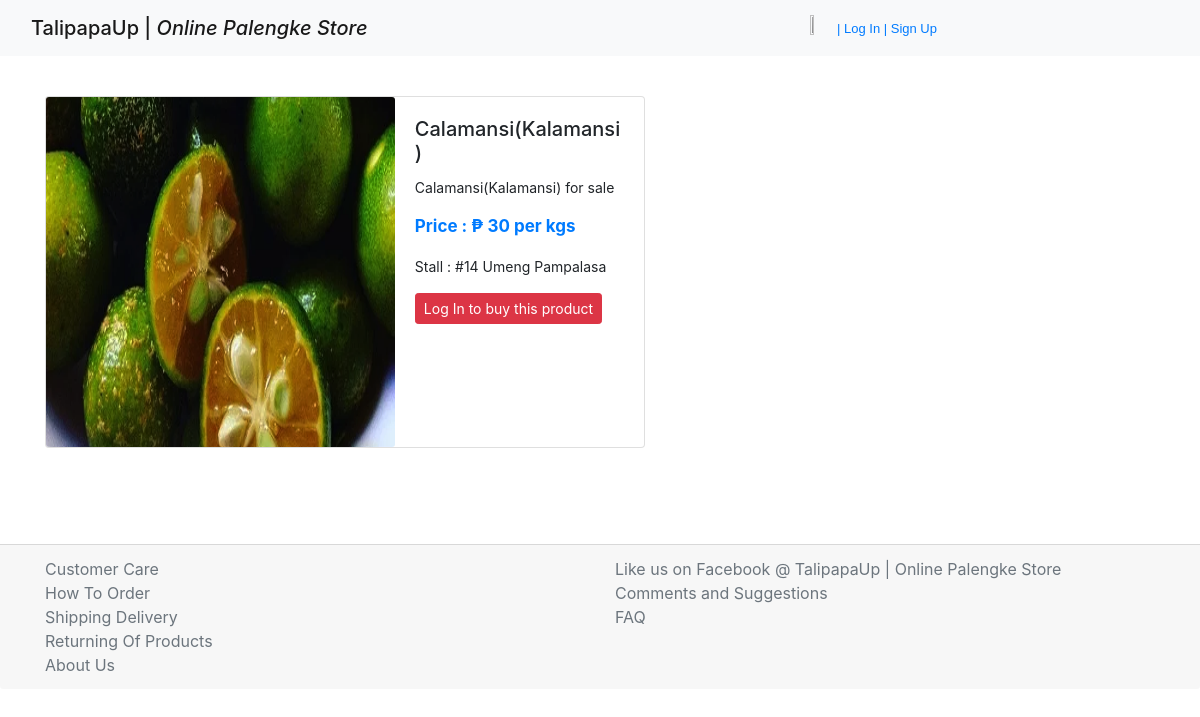
Screenshot of /products/list/15/ with the database file from the repository.
### products/models.py (models this page shows, shortened)
class Product(models.Model):
    measurements = (
        ('kgs', 'kgs'),
        ('pcs', 'pcs'),
    )
    mainimage = models.ImageField(upload_to = 'products/', blank = True)
    name = models.CharField(unique = True, max_length = 300)
    product_id = models.AutoField(primary_key = True)
    stall_address = models.ForeignKey(Stall, on_delete = models.CASCADE)
    category = models.ForeignKey(Category, on_delete = models.CASCADE)
    preview_text = models.TextField(max_length = 300, verbose_name = 'Preview Text')
    detail_text = models.TextField(max_length = 300, verbose_name = 'Detail Text')
    price = models.IntegerField()
    measurement = models.CharField(max_length = 100, choices=measurements)
    class Meta :
        verbose_name = 'Product'
        verbose_name_plural = 'Products'
        ordering = ['name',]

class Stall(models.Model):
    name_of_stall = models.CharField(max_length = 300)
    address = models.CharField(max_length = 300)
    def __str__(self):
        return self.name_of_stall

### products/views.py (the view)
# urls.py: path('products/list/<int:product_id>/', views.ProductDetail, name='productdetail'),
def ProductDetail(request , product_id):
    obj = get_object_or_404(Product, product_id=product_id)
    template_name = "product/detail.html"
    context = {"detail" : obj}
    return render(request, template_name, context)

### products/templates/product/detail.html (shortened to what this page needs)
{% extends 'base.html' %}
{% load static %}
{% block content %}
<br>
<br>
<br>
<br>
<div class="container">
<div class="card mb-4" style="max-width: 600px;">
  <div class="row no-gutters justify-content-center">
    <div class="col-7">
      <img src="{{ detail.mainimage.url }}" class="card-img" alt="..." width="900" height='350'>
    </div>
    <div class="col-5">
      <div class="card-body">
        <h5 class="card-title">{{ detail.name }}</h5>
        <p class="card-text">{{ detail.detail_text }}</p>
          <p class="price card-text text-primary font-weight-bold">Price : ₱ {{ detail.price }} per {{ detail.measurement }}</p>
          <p class="card-text ">Stall : {{ detail.stall_address }}</p>
          {% if user.is_authenticated %}
            <button type="submit" class="buy btn-primary">Buy Now</button>
            <button type="submit" class="buy btn-outline-danger">Add To Cart</button>
          {% else %}
            <a class="btn btn-danger btn-sm" href="login/">Log In to buy this product</a>
          {% endif %}
    </div>
    </div>
  </div>
</div>
</div>
{% endblock %}

### products/static/css/style.css (style rules this page uses)
.card-text { font-size: 14px; }
.price { font-size: 17px; }

### rows the page displays
Product: mainimage (picture), name "Calamansi(Kalamansi)", detail_text "Calamansi(Kalamansi) for sale", price "30", measurement "kgs", stall_address "#14 Umeng Pampalasa"
